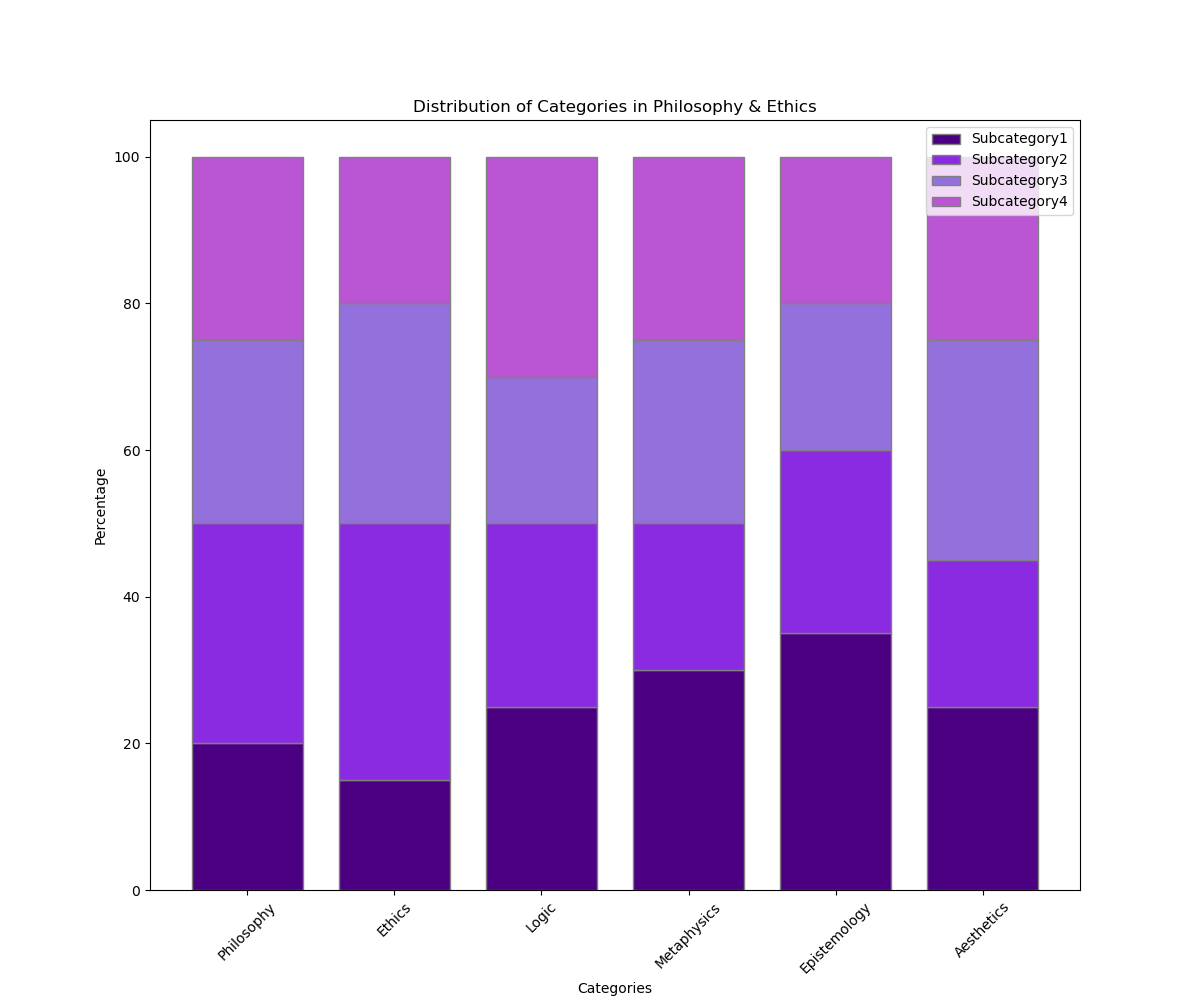

The Python source for this figure:

import matplotlib.pyplot as plt
import numpy as np

data = {
    'Category': ['Philosophy', 'Ethics', 'Logic', 'Metaphysics', 'Epistemology', 'Aesthetics'],
    'Subcategory1': [20, 15, 25, 30, 35, 25],
    'Subcategory2': [30, 35, 25, 20, 25, 20],
    'Subcategory3': [25, 30, 20, 25, 20, 30],
    'Subcategory4': [25, 20, 30, 25, 20, 25]
}

categories = data['Category']
subcategory1 = data['Subcategory1']
subcategory2 = data['Subcategory2']
subcategory3 = data['Subcategory3']
subcategory4 = data['Subcategory4']

barWidth = 0.75
bars1 = np.array(subcategory1)
bars2 = np.array(subcategory2)
bars3 = np.array(subcategory3)
bars4 = np.array(subcategory4)

r = np.arange(len(categories))

plt.figure(figsize=(12, 10))

plt.bar(r, bars1, color='#4B0082', edgecolor='grey', width=barWidth)
plt.bar(r, bars2, bottom=bars1, color='#8A2BE2', edgecolor='grey', width=barWidth)
plt.bar(r, bars3, bottom=bars1+bars2, color='#9370DB', edgecolor='grey', width=barWidth)
plt.bar(r, bars4, bottom=bars1+bars2+bars3, color='#BA55D3', edgecolor='grey', width=barWidth)

plt.ylabel('Percentage')
plt.xlabel('Categories')
plt.title('Distribution of Categories in Philosophy & Ethics')

plt.xticks(r, categories, rotation=45)

plt.legend(['Subcategory1', 'Subcategory2', 'Subcategory3', 'Subcategory4'], loc='upper right')

plt.show()
